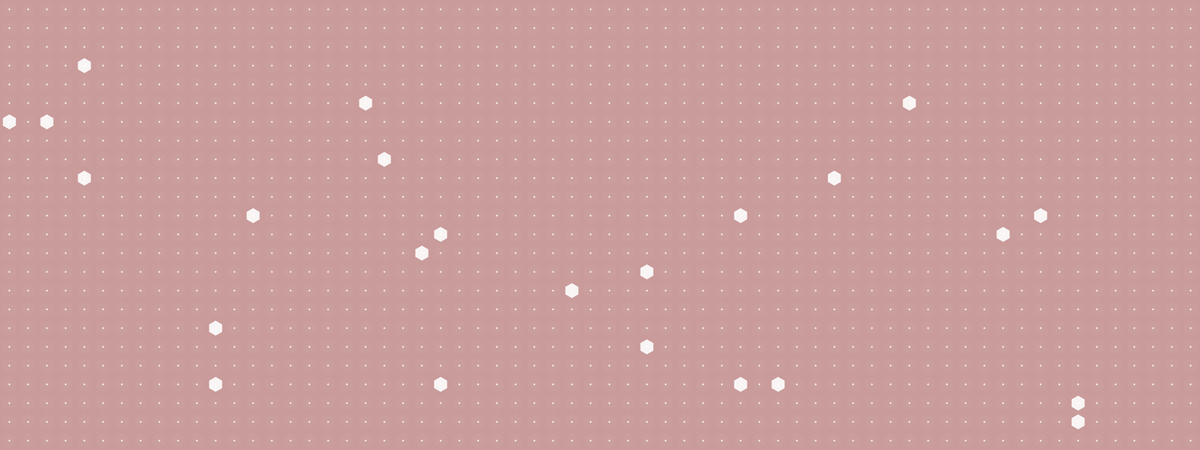
Frame 1 (no input)
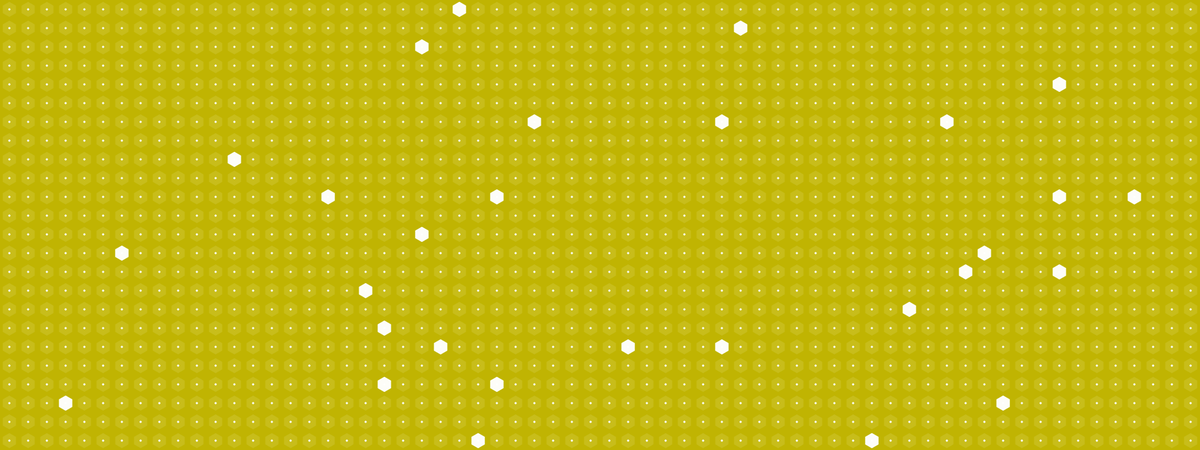
Frame 60 (the mouse pressed at the canvas centre just before this capture)
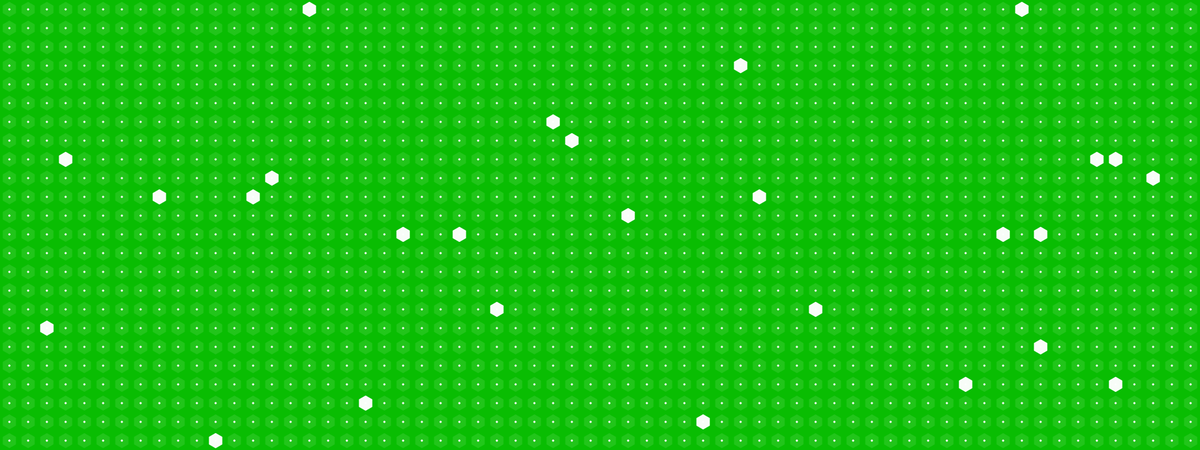
Frame 120 (the mouse held since frame 60 and released just before this capture)

The Processing sketch that drew these frames (run headless with seeded random() and noise(); from frame 60 on, the mouse is pressed at the canvas centre):

// Processing sketch: YouthCouncils
// ── YouthCouncils.pde
int _w = 1920;
int _h = 720;
int _numY;
int _numX;
int _gridSize = 30;
float _ticker = 0;
float _tickRate = 0.05;
int _numCells;
Cell[][] grid;
int _xGroup = 0;
int _yGroup = 0;
int _groupChanger = 45;
int _numPoints = 6;
int _sat = 100;
int _bri = 75;
float hue = 0;

int CYCLE = 0;
int RED = 1;
int ORANGE = 2;
int YELLOW = 3;
int GREEN = 4;
int BLUE = 5;
int INDIGO = 6;
int VIOLET = 7;

int backgroundColour = CYCLE;
float backgroundSelector = CYCLE;

int _flashMode = 1;
float[] _pointX = new float[10];
float[] _pointY = new float[10];

void setup() {
  size(_w, _h);
  colorMode(HSB, 360, 100, 100, 100);
  //stroke(360, 10);
  noStroke();
  fill(360, 50);
  strokeWeight(6);
  smooth();
  goCell();
  instructions();
  noCursor();
}

void goCell() {
  _numCells = 0;
  _numY = floor(_h/_gridSize);
  _numX = floor(_w/_gridSize);

  grid = new Cell[_numY][_numX];

  for (int y = 0; y < _numY; y ++) {
    for (int x = 0; x < _numX; x ++) {
      Cell newCell = new Cell(y, x, _numCells);
      _numCells++;
      grid[y][x] = newCell;
    }
  }
}

void instructions () {
  //println("a/z to change global ticker rate");
  //println("h = cycle hues, or ROYGBIV for background");
  //println("s/x to change background saturation");
  //println("d/c to change background brightness");
  //println(",/. to change the rate of group effects");
  //println("-/= to change the number of points rendered (e.g., triangles -> circles)");
}

void draw() {
  //backgroundSelection();
  //hue = 0;
  runBackground();

  for (int y = 0; y < _numY; y++) {
    for (int x = 0; x < _numX; x++) {
      grid[y][x].run();
    }
  }
  _ticker+= _tickRate;
  movePoints();
  groupChange();
}

void movePoints() {
  for (int i = 1; i < _pointX.length; i++) {
    _pointX[i] = (sin(((i%2 *4 - 1)  * -1) * _ticker/10 + i)) * _w/10 * i + _w/2;
    _pointY[i] = (cos(((i%2 *2 - 1)  * -1) * _ticker/10 + i)) * _h/10 * i + _h/2;
  }
}

void groupChange () {
  if (frameCount % _groupChanger == 1) {
    _xGroup = int(floor(random(_w)));
    _yGroup = int(floor(random(_h)));
  }
}

void runBackground() {
  hue = 0;
  if (backgroundColour == CYCLE) {
    hue = (frameCount % 360);
  }
  else {
    if (backgroundColour == RED) {
      hue = 0 + (sin(_ticker/3) * 20);
    }
    else { 
      if (backgroundColour == ORANGE) {
        hue = 30 + (sin(_ticker/3) * 20);
      }
      else { 
        if (backgroundColour == YELLOW) {
          hue = 60 + (sin(_ticker/3) * 20);
        }
        else { 
          if (backgroundColour == GREEN) {
            hue = 120 + (sin(_ticker/3) * 20);
          }
          else { 
            if (backgroundColour == BLUE) {	
              hue = 180 + (sin(_ticker/3) * 20);
            }
            else { 
              if (backgroundColour == INDIGO) {
                hue = 240 + (sin(_ticker/3) * 20);
              }  
              else { 
                if (backgroundColour == VIOLET) {
                  hue = 300 + (sin(_ticker/3) * 20);
                }
              }
            }
          }
        }
      }
    }
  }
  
  fill(hue, _sat, _bri, 25);
  //fill(fillColor);
  rect (0, 0, width, height);
  // background(hue, _sat, _bri);
}




void keyPressed() {
  switch (key) {
  case 'h' :
    backgroundColour = CYCLE;
    //println("cycle hues");
    break;	
  case 'r' :
    backgroundColour = RED;
    //println("reds");
    break;	
  case 'o' :
    backgroundColour = ORANGE;
    //println("oranges");
    break;	
  case 'y' :
    backgroundColour = YELLOW;
    //println("yellows");
    break;	
  case 'g' :
    backgroundColour = GREEN;
    //println("greens");
    break;	
  case 'b' :
    backgroundColour = BLUE;
    //println("blues/cyans");
    break;	
  case 'i' :
    backgroundColour = INDIGO;
    //println("indigo/blues");
    break;	
  case 'v' :
    backgroundColour = VIOLET;
    //println("violets/magenta");
    break;
  case '1' :
    _flashMode = 1;
    //println("random flashes");
    break;	
  case '2' :
    _flashMode = 2;
    //println("sparkles");
    break;	
  case '3' :
    _flashMode = 3;
    //println("group flashes");
    break;
  case '4' :
    _flashMode = 4;
    //println("block flashes");
    break;	
  case '5' :
    _flashMode = 5;
    //println("flashLight");
    break;	
  case '6' :
    _flashMode = 6;
    //println("Circle Wave Effect");
    break;		
  case 'a' :
    _tickRate += .005;
    //println("tickRate: " + _tickRate);
    break;	
  case 'z' :
    if (_tickRate > 0.005) {
      _tickRate -= .005;
      //println("tickRate: " + _tickRate);
    }
    else {
      //println("too slow!");
    }
    break;	
  case 's' :
    _sat += 5;
    //println("saturation: " + _sat);
    break;	
  case 'x' :
    _sat -= 5;
    //println("saturation: " + _sat);
    break;	
  case 'd' :
    _bri += 5;
    //println("brightness: " + _bri);
    break;	
  case 'c' :
    _bri -= 5;
    //println("brightness: " + _bri);
    break;	
  case '.' :
    if (_groupChanger > 10) {
      _groupChanger -= 5;
      //println("groupChanger: " + _groupChanger);
    }
    else {
      //println("too fast, baby!");
    }
    break;	
  case ',' :
    _groupChanger += 5;
    //println("groupChanger: " + _groupChanger);
    break;	
  case '-' :
    if (_numPoints > 2) {
      _numPoints--;
      //println("_numPoints: "+_numPoints);
    }
    else {
      //println("you need more points");
    }
    break;	
  case '=' :
    if (_numPoints < _gridSize/1.7) {
      _numPoints++;
      //println("_numPoints: "+_numPoints);
    }
    else {
      //println("this seems a little pointless...");
    }		
    break;
  }
}

class Cell {
  int x;
  int y;
  int index;
  float xPos, yPos;
  float shiftX, shiftY;
  float randomNum;
  color colour;

  Cell(int tempY, int tempX, int i) {
    x = tempX;
    y = tempY;
    index = i;
    xPos = x * _gridSize;
    yPos = y * _gridSize;
    colour = color(0, 100, 100, 10);
    randomNum = random(500);
  }

  void run() {
    colourChooser();
    render();
  }

  void render() {
    pushMatrix();
    translate(xPos + _gridSize/2, yPos + _gridSize/2);
    //ellipse(0, 0, _gridSize -2, _gridSize - 2);
    beginShape();
    for (int i = 0; i <= 360; i += (360/_numPoints)) {
      vertex(sin(radians(i)) * _gridSize/2.5, cos(radians(i)) * _gridSize/2.5);
    }
    endShape(CLOSE);
    fill(360, 80);
    ellipse(shiftX, shiftY, _gridSize/10, _gridSize/10);
    popMatrix();
  }

  void colourChooser() {
    shiftX = 0;
    shiftY = 0;
    switch (_flashMode) {

    case 1 : 
      if (frameCount % _groupChanger * 3 == 0) {
        randomNum = random(500);
      }
      if (randomNum > 490) {
        colour = color(360, 90);
      }
      else {
        colour = color(360, 3);
      }
      break;

    case 2 :
      if (random(100) > 75) {
        colour = color(360, 90);
      }
      else {
        colour = color(360, 3);
      }
      break;	
    case 3 :
      colour = color(360, 3);

      for (float i = 0.5; i < 16; i *= 2) {
        if ((index * i) % _numCells == frameCount % _numCells) {
          colour = color(360, 100);
        }
      }
      break;
    case 4 :
      colour = color(360, 3);
      if (abs(xPos - _xGroup) < 250) {
        if (abs(yPos - _yGroup) < 250) {
          colour = color(360, 35);
        }
      }
      break;
    case 5 :
      colour = color(360, 3);
      for (int i = 1; i < _pointX.length; i++) {
        if (dist (_pointX[i], _pointY[i], xPos, yPos) < 10 * i/2) {
          colour = color(360, 55);
        }
      }
      break;	
    case 6 :
      colour = color(360, 5); 
      shiftX = sin(_ticker /2 + index * 30) * _gridSize;// + index;
      shiftY = cos(_ticker /2 + index * 30) * _gridSize;// + index;	
      break;
    }
    fill(colour);
  }
}
